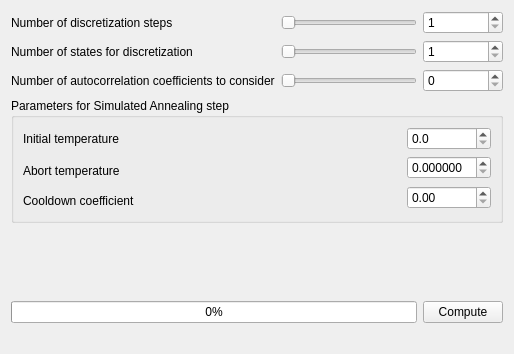
<ui version="4.0" >
 <class>SAPartitionModelerWidget</class>
 <widget class="QWidget" name="SAPartitionModelerWidget" >
  <property name="geometry" >
   <rect>
    <x>0</x>
    <y>0</y>
    <width>514</width>
    <height>354</height>
   </rect>
  </property>
  <property name="windowTitle" >
   <string>Form</string>
  </property>
  <layout class="QGridLayout" name="gridLayout_2" >
   <item row="0" column="0" >
    <widget class="QLabel" name="label" >
     <property name="text" >
      <string>Number of discretization steps</string>
     </property>
    </widget>
   </item>
   <item row="0" column="1" >
    <widget class="QSlider" name="sliderDSteps" >
     <property name="orientation" >
      <enum>Qt::Horizontal</enum>
     </property>
    </widget>
   </item>
   <item row="0" column="2" >
    <widget class="QSpinBox" name="numdstepsEdit" >
     <property name="minimum" >
      <number>1</number>
     </property>
    </widget>
   </item>
   <item row="1" column="0" >
    <widget class="QLabel" name="label_2" >
     <property name="text" >
      <string>Number of states for discretization</string>
     </property>
    </widget>
   </item>
   <item row="1" column="1" >
    <widget class="QSlider" name="sliderStates" >
     <property name="orientation" >
      <enum>Qt::Horizontal</enum>
     </property>
    </widget>
   </item>
   <item row="1" column="2" >
    <widget class="QSpinBox" name="numstatesEdit" >
     <property name="minimum" >
      <number>1</number>
     </property>
    </widget>
   </item>
   <item row="2" column="0" >
    <widget class="QLabel" name="label_6" >
     <property name="text" >
      <string>Number of autocorrelation coefficients to consider</string>
     </property>
    </widget>
   </item>
   <item row="2" column="1" >
    <widget class="QSlider" name="sliderAutoc" >
     <property name="orientation" >
      <enum>Qt::Horizontal</enum>
     </property>
    </widget>
   </item>
   <item row="2" column="2" >
    <widget class="QSpinBox" name="autoc" />
   </item>
   <item row="3" column="0" colspan="3" >
    <widget class="QGroupBox" name="groupBox" >
     <property name="title" >
      <string>Parameters for Simulated Annealing step</string>
     </property>
     <layout class="QGridLayout" name="gridLayout" >
      <item row="0" column="0" >
       <widget class="QLabel" name="label_3" >
        <property name="text" >
         <string>Initial temperature</string>
        </property>
       </widget>
      </item>
      <item row="0" column="1" >
       <spacer name="horizontalSpacer" >
        <property name="orientation" >
         <enum>Qt::Horizontal</enum>
        </property>
        <property name="sizeHint" stdset="0" >
         <size>
          <width>260</width>
          <height>20</height>
         </size>
        </property>
       </spacer>
      </item>
      <item row="0" column="2" >
       <widget class="QDoubleSpinBox" name="initTemp" >
        <property name="decimals" >
         <number>1</number>
        </property>
        <property name="singleStep" >
         <double>10.000000000000000</double>
        </property>
       </widget>
      </item>
      <item rowspan="2" row="1" column="0" >
       <widget class="QLabel" name="label_4" >
        <property name="text" >
         <string>Abort temperature</string>
        </property>
       </widget>
      </item>
      <item row="1" column="1" >
       <spacer name="horizontalSpacer_2" >
        <property name="orientation" >
         <enum>Qt::Horizontal</enum>
        </property>
        <property name="sizeHint" stdset="0" >
         <size>
          <width>260</width>
          <height>20</height>
         </size>
        </property>
       </spacer>
      </item>
      <item row="1" column="2" >
       <widget class="QDoubleSpinBox" name="abortTemp" >
        <property name="decimals" >
         <number>6</number>
        </property>
        <property name="minimum" >
         <double>0.000000000000000</double>
        </property>
        <property name="singleStep" >
         <double>0.001000000000000</double>
        </property>
        <property name="value" >
         <double>0.000000000000000</double>
        </property>
       </widget>
      </item>
      <item rowspan="2" row="2" column="2" >
       <widget class="QDoubleSpinBox" name="alpha" />
      </item>
      <item row="3" column="0" >
       <widget class="QLabel" name="label_5" >
        <property name="text" >
         <string>Cooldown coefficient</string>
        </property>
       </widget>
      </item>
      <item row="3" column="1" >
       <spacer name="horizontalSpacer_3" >
        <property name="orientation" >
         <enum>Qt::Horizontal</enum>
        </property>
        <property name="sizeHint" stdset="0" >
         <size>
          <width>260</width>
          <height>20</height>
         </size>
        </property>
       </spacer>
      </item>
     </layout>
    </widget>
   </item>
   <item row="4" column="0" >
    <spacer name="verticalSpacer" >
     <property name="orientation" >
      <enum>Qt::Vertical</enum>
     </property>
     <property name="sizeHint" stdset="0" >
      <size>
       <width>20</width>
       <height>31</height>
      </size>
     </property>
    </spacer>
   </item>
   <item row="5" column="0" colspan="2" >
    <widget class="QProgressBar" name="progressBar" >
     <property name="value" >
      <number>0</number>
     </property>
    </widget>
   </item>
   <item row="5" column="2" >
    <widget class="QPushButton" name="computeButton" >
     <property name="text" >
      <string>Compute</string>
     </property>
    </widget>
   </item>
   <item row="6" column="0" colspan="2" >
    <widget class="QLabel" name="progressLabel" >
     <property name="text" >
      <string/>
     </property>
    </widget>
   </item>
  </layout>
 </widget>
 <resources/>
 <connections>
  <connection>
   <sender>sliderDSteps</sender>
   <signal>valueChanged(int)</signal>
   <receiver>numdstepsEdit</receiver>
   <slot>setValue(int)</slot>
   <hints>
    <hint type="sourcelabel" >
     <x>268</x>
     <y>23</y>
    </hint>
    <hint type="destinationlabel" >
     <x>432</x>
     <y>32</y>
    </hint>
   </hints>
  </connection>
  <connection>
   <sender>numdstepsEdit</sender>
   <signal>valueChanged(int)</signal>
   <receiver>sliderDSteps</receiver>
   <slot>setValue(int)</slot>
   <hints>
    <hint type="sourcelabel" >
     <x>421</x>
     <y>15</y>
    </hint>
    <hint type="destinationlabel" >
     <x>279</x>
     <y>18</y>
    </hint>
   </hints>
  </connection>
  <connection>
   <sender>sliderStates</sender>
   <signal>valueChanged(int)</signal>
   <receiver>numstatesEdit</receiver>
   <slot>setValue(int)</slot>
   <hints>
    <hint type="sourcelabel" >
     <x>280</x>
     <y>56</y>
    </hint>
    <hint type="destinationlabel" >
     <x>429</x>
     <y>63</y>
    </hint>
   </hints>
  </connection>
  <connection>
   <sender>numstatesEdit</sender>
   <signal>valueChanged(int)</signal>
   <receiver>sliderStates</receiver>
   <slot>setValue(int)</slot>
   <hints>
    <hint type="sourcelabel" >
     <x>412</x>
     <y>48</y>
    </hint>
    <hint type="destinationlabel" >
     <x>276</x>
     <y>50</y>
    </hint>
   </hints>
  </connection>
  <connection>
   <sender>sliderAutoc</sender>
   <signal>valueChanged(int)</signal>
   <receiver>autoc</receiver>
   <slot>setValue(int)</slot>
   <hints>
    <hint type="sourcelabel" >
     <x>254</x>
     <y>91</y>
    </hint>
    <hint type="destinationlabel" >
     <x>425</x>
     <y>91</y>
    </hint>
   </hints>
  </connection>
  <connection>
   <sender>autoc</sender>
   <signal>valueChanged(int)</signal>
   <receiver>sliderAutoc</receiver>
   <slot>setValue(int)</slot>
   <hints>
    <hint type="sourcelabel" >
     <x>419</x>
     <y>79</y>
    </hint>
    <hint type="destinationlabel" >
     <x>278</x>
     <y>87</y>
    </hint>
   </hints>
  </connection>
 </connections>
</ui>
